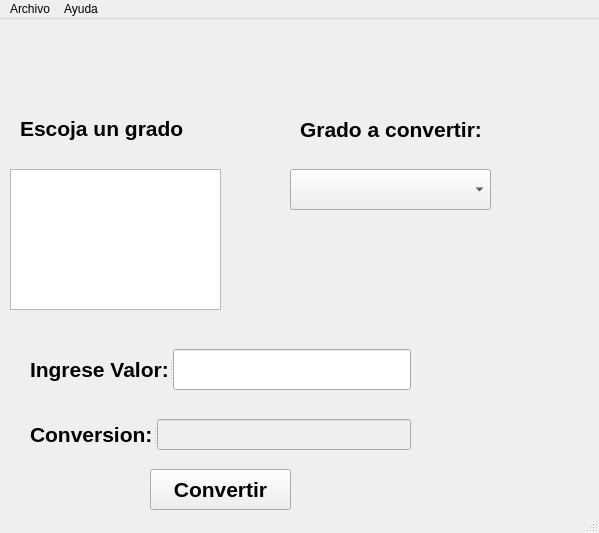
<?xml version="1.0" encoding="UTF-8"?>
<ui version="4.0">
 <class>MainWindow</class>
 <widget class="QMainWindow" name="MainWindow">
  <property name="geometry">
   <rect>
    <x>0</x>
    <y>0</y>
    <width>599</width>
    <height>533</height>
   </rect>
  </property>
  <property name="windowTitle">
   <string>MainWindow</string>
  </property>
  <widget class="QWidget" name="centralwidget">
   <widget class="QLabel" name="label_6">
    <property name="geometry">
     <rect>
      <x>30</x>
      <y>10</y>
      <width>521</width>
      <height>71</height>
     </rect>
    </property>
    <property name="text">
     <string/>
    </property>
    <property name="pixmap">
     <pixmap resource="recursos_proyecto.qrc">:/uat/Imagenes/uat.png.opdownload</pixmap>
    </property>
    <property name="scaledContents">
     <bool>true</bool>
    </property>
   </widget>
   <widget class="QComboBox" name="cb_grados">
    <property name="geometry">
     <rect>
      <x>290</x>
      <y>150</y>
      <width>201</width>
      <height>41</height>
     </rect>
    </property>
    <property name="font">
     <font>
      <pointsize>24</pointsize>
     </font>
    </property>
   </widget>
   <widget class="QLabel" name="label">
    <property name="geometry">
     <rect>
      <x>20</x>
      <y>90</y>
      <width>237</width>
      <height>39</height>
     </rect>
    </property>
    <property name="font">
     <font>
      <pointsize>16</pointsize>
      <weight>75</weight>
      <bold>true</bold>
     </font>
    </property>
    <property name="text">
     <string>Escoja un grado </string>
    </property>
   </widget>
   <widget class="QLabel" name="label_4">
    <property name="geometry">
     <rect>
      <x>0</x>
      <y>0</y>
      <width>111</width>
      <height>121</height>
     </rect>
    </property>
    <property name="text">
     <string/>
    </property>
    <property name="pixmap">
     <pixmap>:/NUMEROS/Imagenes/Boca_Juniors_logo18.svg.png</pixmap>
    </property>
    <property name="scaledContents">
     <bool>true</bool>
    </property>
   </widget>
   <widget class="QLabel" name="label_2">
    <property name="geometry">
     <rect>
      <x>300</x>
      <y>90</y>
      <width>191</width>
      <height>41</height>
     </rect>
    </property>
    <property name="font">
     <font>
      <pointsize>16</pointsize>
      <weight>75</weight>
      <bold>true</bold>
     </font>
    </property>
    <property name="text">
     <string>Grado a convertir:</string>
    </property>
   </widget>
   <widget class="QLabel" name="label_5">
    <property name="geometry">
     <rect>
      <x>820</x>
      <y>0</y>
      <width>121</width>
      <height>131</height>
     </rect>
    </property>
    <property name="text">
     <string/>
    </property>
    <property name="pixmap">
     <pixmap>:/LOGO/Imagenes/HD-wallpaper-bob-esponja-mafioso-bob-esponja-gangster-mafioso-meme.jpg</pixmap>
    </property>
    <property name="scaledContents">
     <bool>true</bool>
    </property>
   </widget>
   <widget class="QListWidget" name="lw_grados">
    <property name="geometry">
     <rect>
      <x>10</x>
      <y>150</y>
      <width>211</width>
      <height>141</height>
     </rect>
    </property>
    <property name="font">
     <font>
      <pointsize>24</pointsize>
     </font>
    </property>
   </widget>
   <widget class="QPushButton" name="convertir">
    <property name="geometry">
     <rect>
      <x>150</x>
      <y>450</y>
      <width>141</width>
      <height>41</height>
     </rect>
    </property>
    <property name="font">
     <font>
      <pointsize>16</pointsize>
      <weight>75</weight>
      <bold>true</bold>
     </font>
    </property>
    <property name="text">
     <string>Convertir</string>
    </property>
   </widget>
   <widget class="QLabel" name="label_8">
    <property name="geometry">
     <rect>
      <x>450</x>
      <y>350</y>
      <width>111</width>
      <height>61</height>
     </rect>
    </property>
    <property name="text">
     <string/>
    </property>
    <property name="pixmap">
     <pixmap resource="recursos_proyecto.qrc">:/logo/Imagenes/MicrosoftTeams-image.png</pixmap>
    </property>
    <property name="scaledContents">
     <bool>true</bool>
    </property>
   </widget>
   <widget class="QSplitter" name="splitter">
    <property name="geometry">
     <rect>
      <x>30</x>
      <y>400</y>
      <width>381</width>
      <height>31</height>
     </rect>
    </property>
    <property name="orientation">
     <enum>Qt::Horizontal</enum>
    </property>
    <widget class="QLabel" name="label_7">
     <property name="font">
      <font>
       <pointsize>16</pointsize>
       <weight>75</weight>
       <bold>true</bold>
      </font>
     </property>
     <property name="text">
      <string>Conversion:</string>
     </property>
    </widget>
    <widget class="QLineEdit" name="conversion">
     <property name="enabled">
      <bool>false</bool>
     </property>
     <property name="font">
      <font>
       <pointsize>24</pointsize>
      </font>
     </property>
     <property name="dragEnabled">
      <bool>false</bool>
     </property>
     <property name="readOnly">
      <bool>true</bool>
     </property>
    </widget>
   </widget>
   <widget class="QSplitter" name="splitter_2">
    <property name="geometry">
     <rect>
      <x>30</x>
      <y>330</y>
      <width>381</width>
      <height>41</height>
     </rect>
    </property>
    <property name="orientation">
     <enum>Qt::Horizontal</enum>
    </property>
    <widget class="QLabel" name="label_3">
     <property name="font">
      <font>
       <pointsize>16</pointsize>
       <weight>75</weight>
       <bold>true</bold>
      </font>
     </property>
     <property name="text">
      <string>Ingrese Valor:</string>
     </property>
    </widget>
    <widget class="QLineEdit" name="valor">
     <property name="font">
      <font>
       <pointsize>24</pointsize>
      </font>
     </property>
    </widget>
   </widget>
  </widget>
  <widget class="QStatusBar" name="statusbar"/>
  <widget class="QMenuBar" name="menubar">
   <property name="geometry">
    <rect>
     <x>0</x>
     <y>0</y>
     <width>599</width>
     <height>22</height>
    </rect>
   </property>
   <widget class="QMenu" name="menuAyuda">
    <property name="title">
     <string>Ayuda</string>
    </property>
    <addaction name="actionAcerca"/>
   </widget>
   <widget class="QMenu" name="menuArchivo">
    <property name="title">
     <string>Archivo</string>
    </property>
    <widget class="QMenu" name="menuAbrir_Ventana">
     <property name="title">
      <string>Abrir Ventana</string>
     </property>
     <addaction name="actionAbrir_Widget_2"/>
     <addaction name="actionAbrir_Dialog_2"/>
    </widget>
    <addaction name="menuAbrir_Ventana"/>
    <addaction name="separator"/>
    <addaction name="actionSalir"/>
   </widget>
   <addaction name="menuArchivo"/>
   <addaction name="menuAyuda"/>
  </widget>
  <action name="actionAbrir_Widget">
   <property name="text">
    <string>Abrir Widget</string>
   </property>
  </action>
  <action name="actionAcerca_de">
   <property name="text">
    <string>Acerca de...</string>
   </property>
  </action>
  <action name="actionSalir">
   <property name="text">
    <string>Salir</string>
   </property>
  </action>
  <action name="actionAcerca_de_2">
   <property name="text">
    <string>Acerca de...</string>
   </property>
  </action>
  <action name="actionAcerca">
   <property name="text">
    <string>Acerca de</string>
   </property>
  </action>
  <action name="actionAbrir_Widget_2">
   <property name="text">
    <string>Abrir Widget</string>
   </property>
  </action>
  <action name="actionAbrir_Dialog_2">
   <property name="text">
    <string>Abrir Dialog</string>
   </property>
  </action>
 </widget>
 <resources>
  <include location="recursos_proyecto.qrc"/>
  <include location="../PIP_UNIDAD_2_2021_3/recursos_proyecto.qrc"/>
 </resources>
 <connections/>
</ui>
